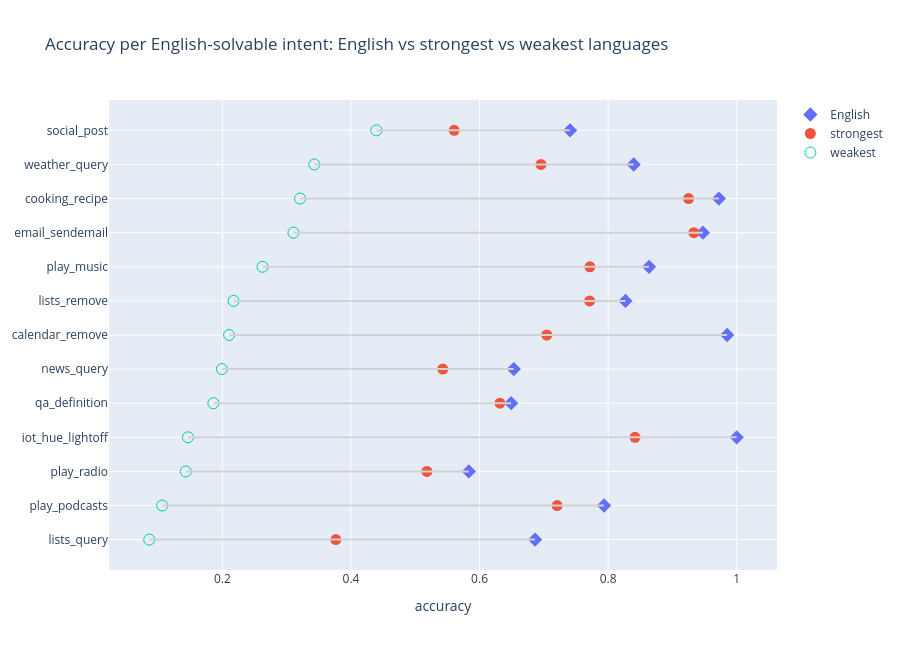

Write notebook code for a chart like this one.
### Markdown cell above
## Which intents lose the most?

For each of the 13 English-solvable intents, the mean accuracy in English, in the 10 strongest and in the 10 weakest languages. The line connects the weakest group to English.

### Code cell
per_intent = pd.DataFrame({
    "English": acc.loc[EN, solvable],
    "strongest": acc.loc[top, solvable].mean(),
    "weakest": acc.loc[bottom, solvable].mean(),
}).sort_values("weakest")

fig = go.Figure()
for i, row in per_intent.iterrows():
    fig.add_shape(type="line", x0=row.weakest, x1=row.English, y0=i, y1=i, line=dict(color="lightgrey"))
for col, sym in (("English", "diamond"), ("strongest", "circle"), ("weakest", "circle-open")):
    fig.add_trace(go.Scatter(x=per_intent[col], y=per_intent.index, mode="markers", name=col, marker=dict(size=11, symbol=sym)))
fig.update_layout(title="Accuracy per English-solvable intent: English vs strongest vs weakest languages",
                  xaxis_title="accuracy", height=650, yaxis=dict(categoryorder="array", categoryarray=list(per_intent.index)))
fig.show()

### Figure 1 — Plotly figure (JSON) as saved in the notebook; plotly's stock layout.template omitted (floating-point values rounded to 4 significant figures)
{"data": [{"marker": {"size": 11, "symbol": "diamond"}, "mode": "markers", "name": "English", "type": "scatter", "x": [0.6863, 0.7937, 0.5833, 1.0, 0.6491, 0.6532, 0.9851, 0.8269, 0.8636, 0.9474, 0.9722, 0.8397, 0.7407], "y": ["lists_query", "play_podcasts", "play_radio", "iot_hue_lightoff", "qa_definition", "news_query", "calendar_remove", "lists_remove", "play_music", "email_sendemail", "cooking_recipe", "weather_query", "social_post"]}, {"marker": {"size": 11, "symbol": "circle"}, "mode": "markers", "name": "strongest", "type": "scatter", "x": [0.3765, 0.7206, 0.5181, 0.8419, 0.6316, 0.5427, 0.7045, 0.7712, 0.7716, 0.9333, 0.925, 0.6955, 0.5605], "y": ["lists_query", "play_podcasts", "play_radio", "iot_hue_lightoff", "qa_definition", "news_query", "calendar_remove", "lists_remove", "play_music", "email_sendemail", "cooking_recipe", "weather_query", "social_post"]}, {"marker": {"size": 11, "symbol": "circle-open"}, "mode": "markers", "name": "weakest", "type": "scatter", "x": [0.08627, 0.1063, 0.1431, 0.1465, 0.186, 0.1992, 0.2104, 0.2173, 0.2625, 0.3105, 0.3208, 0.3429, 0.4395], "y": ["lists_query", "play_podcasts", "play_radio", "iot_hue_lightoff", "qa_definition", "news_query", "calendar_remove", "lists_remove", "play_music", "email_sendemail", "cooking_recipe", "weather_query", "social_post"]}], "layout": {"height": 650, "shapes": [{"line": {"color": "lightgrey"}, "type": "line", "x0": 0.08627, "x1": 0.6863, "y0": "lists_query", "y1": "lists_query"}, {"line": {"color": "lightgrey"}, "type": "line", "x0": 0.1063, "x1": 0.7937, "y0": "play_podcasts", "y1": "play_podcasts"}, {"line": {"color": "lightgrey"}, "type": "line", "x0": 0.1431, "x1": 0.5833, "y0": "play_radio", "y1": "play_radio"}, {"line": {"color": "lightgrey"}, "type": "line", "x0": 0.1465, "x1": 1, "y0": "iot_hue_lightoff", "y1": "iot_hue_lightoff"}, {"line": {"color": "lightgrey"}, "type": "line", "x0": 0.186, "x1": 0.6491, "y0": "qa_definition", "y1": "qa_definition"}, {"line": {"color": "lightgrey"}, "type": "line", "x0": 0.1992, "x1": 0.6532, "y0": "news_query", "y1": "news_query"}, {"line": {"color": "lightgrey"}, "type": "line", "x0": 0.2104, "x1": 0.9851, "y0": "calendar_remove", "y1": "calendar_remove"}, {"line": {"color": "lightgrey"}, "type": "line", "x0": 0.2173, "x1": 0.8269, "y0": "lists_remove", "y1": "lists_remove"}, {"line": {"color": "lightgrey"}, "type": "line", "x0": 0.2625, "x1": 0.8636, "y0": "play_music", "y1": "play_music"}, {"line": {"color": "lightgrey"}, "type": "line", "x0": 0.3105, "x1": 0.9474, "y0": "email_sendemail", "y1": "email_sendemail"}, {"line": {"color": "lightgrey"}, "type": "line", "x0": 0.3208, "x1": 0.9722, "y0": "cooking_recipe", "y1": "cooking_recipe"}, {"line": {"color": "lightgrey"}, "type": "line", "x0": 0.3429, "x1": 0.8397, "y0": "weather_query", "y1": "weather_query"}, {"line": {"color": "lightgrey"}, "type": "line", "x0": 0.4395, "x1": 0.7407, "y0": "social_post", "y1": "social_post"}], "title": {"text": "Accuracy per English-solvable intent: English vs strongest vs weakest languages"}, "xaxis": {"title": {"text": "accuracy"}}, "yaxis": {"categoryarray": ["lists_query", "play_podcasts", "play_radio", "iot_hue_lightoff", "qa_definition", "news_query", "calendar_remove", "lists_remove", "play_music", "email_sendemail", "cooking_recipe", "weather_query", "social_post"], "categoryorder": "array"}}}
